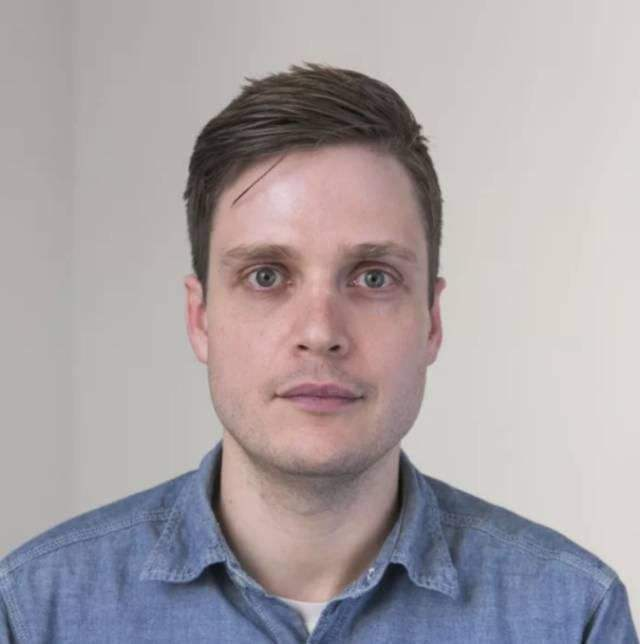
#> input picture test/face_detect/face_imgs/0.jpg, 640 x 644 px; its folder holds only this picture in this run
$ python face_detect.py   (Python 2 division)
#> lines starting #> are read from the running program, lines starting #| are printed output that depends on the picture
### test/face_detect/common.py
# coding=utf-8
import cv2 as cv
import hiai
from hiai.nn_tensor_lib import DataType
import numpy as np
import sys


#加载opencv训练好的人脸识别模型
cascade = cv.CascadeClassifier("./haarcascades/haarcascade_frontalface_alt.xml")

#设置情绪模型中所对应的情绪名称
emotion = ['生气','失落','担心','开心','伤心','好奇','中性']

def detect(img, cascade):
    """利用Opencv提供的人脸检测函数，输入包含人脸的图像，返回人脸框坐标"""

    rects = cascade.detectMultiScale(img, scaleFactor=1.1, minNeighbors=2, minSize=(5,5), flags=cv.CASCADE_SCALE_IMAGE)

    # 如果为检测到，则返回空列表
    if len(rects) == 0:
        return []
    # 返回人脸位置坐标
    return rects

def face_detect(img):
    """利用opencv对图像进行预处理，包括灰度转换，人脸检测操作，最终返回人脸位置信息"""

    gray = cv.cvtColor(img, cv.COLOR_BGR2GRAY)
    #gray = cv.cvtColor(yuv, cv.COLOR_YUV2GRAY)

    # 获取人脸坐标
    rects = detect(gray,cascade)

    return rects

# [62 lines left out: functions make_input_tensor, emotion_postprocess, save_emotion, color_compute, not called in this run]


### test/face_detect/face_detect.py
# coding=utf-8
import numpy as np
import cv2 as cv
import sys
import time
import math

from common import face_detect

# 测试图片数量
imgs_num = 3
imgs_path_front = 'face_imgs/'
imgs_path_front2 = 'results/'


for i in range(imgs_num):
    # 读取图像
    imgs_path = imgs_path_front + str(i) + '.jpg'
    img = cv.imread(imgs_path)
#> img is the input picture: shape (644, 640, 3); mean B, G, R 165.5, 161.1, 168.8

    # 人脸检测
    rect = face_detect(img)
#> in face_detect, `gray = cv.cvtColor(img, cv.COLOR_BGR2GRAY)`:
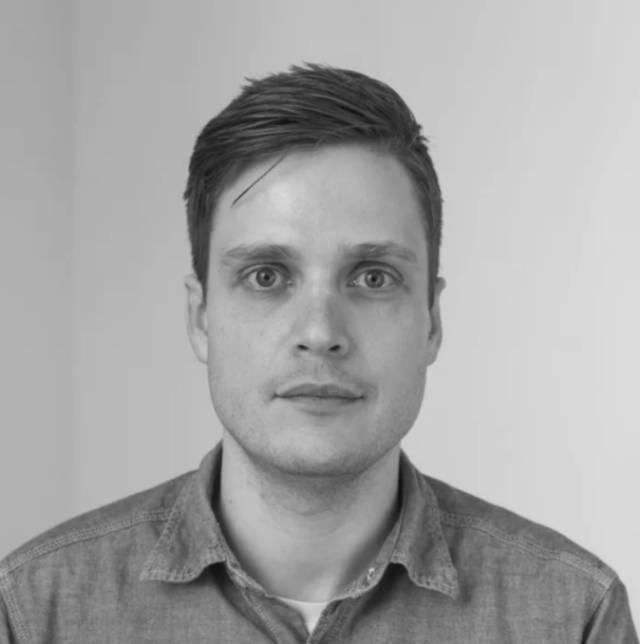
#> gray: shape (644, 640); min 12, max 223, mean 164
#> in detect, `rects = cascade.detectMultiScale(img, scaleFactor=1.1, minNeighbors=2,..`: rects = [[156, 155, 323, 323]]
#> rect = [[156, 155, 323, 323]]

    # 画出人脸框
#> (the run stopped early here; a loop or call above may not have finished)
